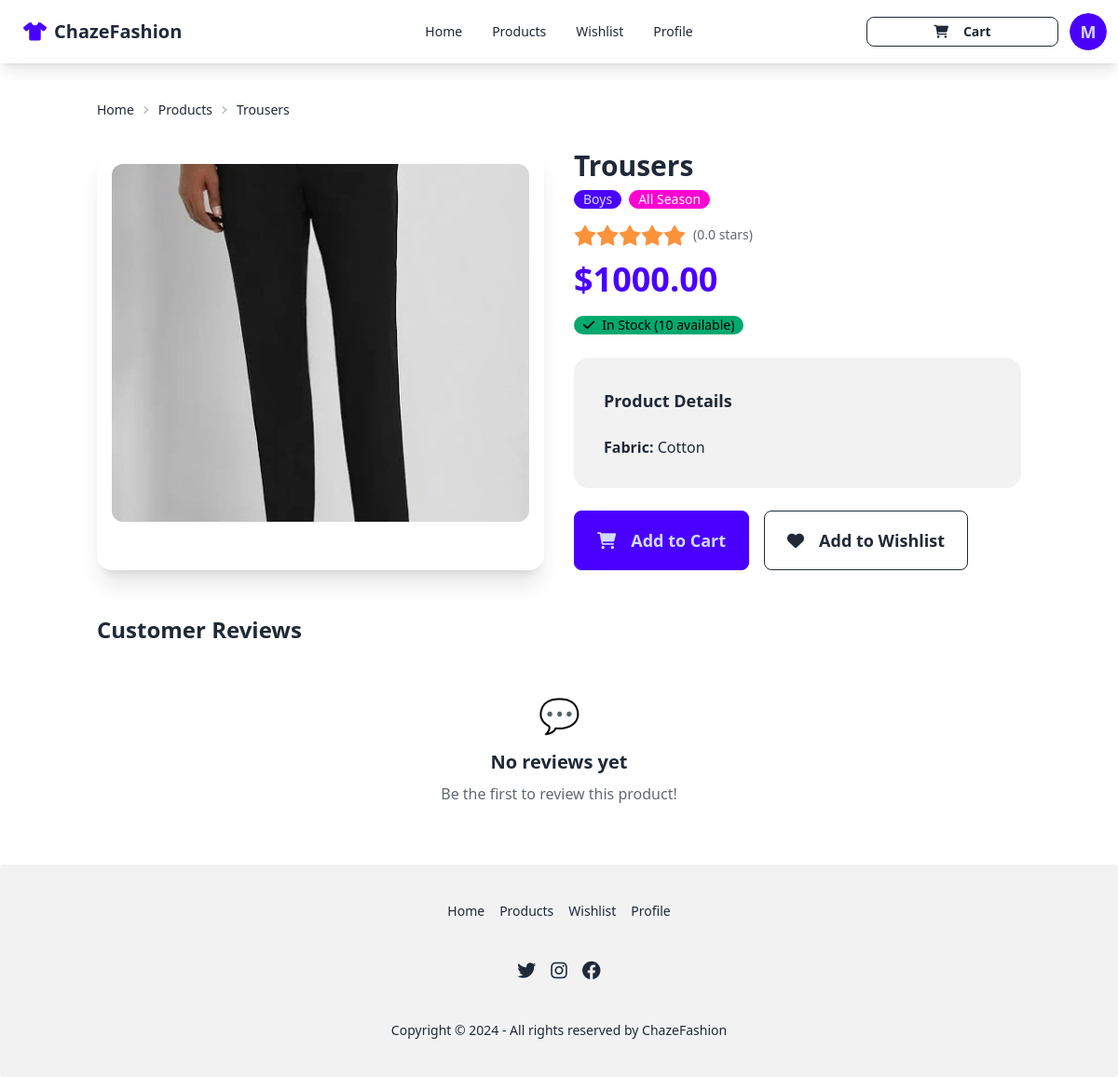
The page /product/1/ (signed in) on the database its author committed.
### catalog/models.py (models this page shows, shortened)
class Product(models.Model):
    CATEGORY_CHOICES = [
        ("Boys", "Boys"),
        ("Girls", "Girls"),
        ("Men", "Men"),
        ("Women", "Women"),
        ("Toddler", "Toddler"),
    ]
    SEASON_CHOICES = [
        ("Summer", "Summer"),
        ("Winter", "Winter"),
        ("All Season", "All Season"),
    ]
    pr_id = models.AutoField(primary_key=True)
    pr_cate = models.CharField(max_length=20, choices=CATEGORY_CHOICES)
    pr_name = models.CharField(max_length=100)
    pr_price = models.DecimalField(max_digits=10, decimal_places=2)
    pr_reviews = models.FloatField(default=0)
    pr_buy_quant = models.PositiveIntegerField(default=0)
    pr_stk_quant = models.PositiveIntegerField(default=0)
    pr_dimensions = models.CharField(max_length=100, blank=True)
    pr_weights = models.CharField(max_length=50, blank=True)
    pr_offers = models.CharField(max_length=100, blank=True)
    pr_images = models.ImageField(upload_to='product_images/', blank=True, null=True)
    pr_season = models.CharField(max_length=20, choices=SEASON_CHOICES, default="All Season")
    pr_fabric = models.CharField(max_length=50, blank=True)
    pr_texture = models.CharField(max_length=50, blank=True)
    pr_brand = models.CharField(max_length=50, blank=True)

### catalog/views.py (the view)
# urls.py: path('product/<int:product_id>/', views.product_detail, name='product_detail'),
def product_detail(request, product_id):
    product = get_object_or_404(Product, pr_id=product_id)
    reviews = product.review_set.all().order_by('-created_at')
    context = {
        'product': product,
        'reviews': reviews,
    }
    return render(request, 'catalog/product_detail.html', context)

### templates/catalog/product_detail.html (shortened to what this page needs)
{% extends 'base.html' %}
{% block content %}
<div class="container mx-auto">
    <div class="text-sm breadcrumbs mb-6">
        <ul>
            <li><a href="{% url 'home' %}">Home</a></li>
            <li><a href="{% url 'product_list' %}">Products</a></li>
            <li>{{ product.pr_name }}</li>
        </ul>
    </div>
    <div class="grid grid-cols-1 lg:grid-cols-2 gap-8">
        <div class="card bg-base-100 shadow-xl">
            <figure class="px-4 pt-4">
                {% if product.pr_images %}
                    <img src="{{ product.pr_images.url }}" alt="{{ product.pr_name }}"
                         class="rounded-xl w-full h-96 object-cover" />
                {% else %}
                    <div class="bg-base-300 rounded-xl w-full h-96 flex items-center justify-center">
                        <i class="fas fa-tshirt text-8xl text-base-content opacity-50"></i>
                    </div>
                {% endif %}
            </figure>
        </div>
        <div class="space-y-6">
            <div>
                <h1 class="text-3xl font-bold mb-2">{{ product.pr_name }}</h1>
                <div class="flex items-center gap-2 mb-4">
                    <span class="badge badge-primary">{{ product.pr_cate }}</span>
                    <span class="badge badge-secondary">{{ product.pr_season }}</span>
                </div>
                <div class="flex items-center gap-2 mb-4">
                    <div class="rating rating-md">
                        {% for i in "12345" %}
                            {% if forloop.counter <= product.pr_reviews %}
                                <input type="radio" name="rating" class="mask mask-star-2 bg-orange-400" checked disabled />
                            {% else %}
                                <input type="radio" name="rating" class="mask mask-star-2 bg-orange-400" disabled />
                            {% endif %}
                        {% endfor %}
                    </div>
                    <span class="text-sm text-base-content opacity-70">
                        ({{ product.pr_reviews }} stars)
                    </span>
                </div>
                <div class="text-4xl font-bold text-primary mb-4">
                    ${{ product.pr_price }}
                </div>
                <div class="mb-4">
                    {% if product.pr_stk_quant > 0 %}
                        <span class="badge badge-success gap-2">
                            <i class="fas fa-check"></i>
                            In Stock ({{ product.pr_stk_quant }} available)
                        </span>
                    {% else %}
                        <span class="badge badge-error gap-2">
                            <i class="fas fa-times"></i>
                            Out of Stock
                        </span>
                    {% endif %}
                </div>
            </div>
            <div class="card bg-base-200">
                <div class="card-body">
                    <h2 class="card-title text-lg mb-4">Product Details</h2>
                    <div class="grid grid-cols-1 md:grid-cols-2 gap-4">
                        {% if product.pr_fabric %}
                            <div>
                                <span class="font-semibold">Fabric:</span>
                                <span>{{ product.pr_fabric }}</span>
                            </div>
                        {% endif %}
                    </div>
                </div>
            </div>
            <div class="flex flex-wrap gap-4">
                {% if user.is_authenticated %}
                    {% if product.pr_stk_quant > 0 %}
                        <a href="{% url 'add_to_cart' product.pr_id %}" class="btn btn-primary btn-lg">
                            <i class="fas fa-shopping-cart mr-2"></i>
                            Add to Cart
                        </a>
                    {% endif %}
                    <a href="{% url 'add_to_wishlist' product.pr_id %}" class="btn btn-outline btn-lg">
                        <i class="fas fa-heart mr-2"></i>
                        Add to Wishlist
                    </a>
                {% else %}
                    <a href="{% url 'login' %}" class="btn btn-primary btn-lg">
                        <i class="fas fa-sign-in-alt mr-2"></i>
                        Login to Purchase
                    </a>
                {% endif %}
            </div>
        </div>
    </div>
    <div class="mt-12">
        <h2 class="text-2xl font-bold mb-6">Customer Reviews</h2>
        {% if reviews %}
            <div class="space-y-4">
                {% for review in reviews %}
                <div class="card bg-base-100 shadow-lg">
                    <div class="card-body">
                        <div class="flex items-center justify-between mb-2">
                            <div class="flex items-center gap-2">
                                <div class="avatar placeholder">
                                    <div class="bg-primary text-primary-content rounded-full w-8">
                                        <span class="text-xs">{{ review.user.username|first|upper }}</span>
                                    </div>
                                </div>
                                <span class="font-semibold">{{ review.user.username }}</span>
                            </div>
                            <div class="rating rating-sm">
                                {% for i in "12345" %}
                                    {% if forloop.counter <= review.rating %}
                                        <input type="radio" name="rating-{{ review.id }}"
                                               class="mask mask-star-2 bg-orange-400" checked disabled />
                                    {% else %}
                                        <input type="radio" name="rating-{{ review.id }}"
                                               class="mask mask-star-2 bg-orange-400" disabled />
                                    {% endif %}
                                {% endfor %}
                            </div>
                        </div>
                        {% if review.comment %}
                            <p class="text-base-content">{{ review.comment }}</p>
                        {% endif %}
                        <div class="text-xs text-base-content opacity-50 mt-2">
                            {{ review.created_at|date:"F j, Y" }}
                        </div>
                    </div>
                </div>
                {% endfor %}
            </div>
        {% else %}
            <div class="text-center py-8">
                <div class="text-4xl mb-4">💬</div>
                <h3 class="text-xl font-semibold mb-2">No reviews yet</h3>
                <p class="text-base-content opacity-70">Be the first to review this product!</p>
            </div>
        {% endif %}
    </div>
</div>
{% endblock %}

### templates/base.html (shortened to what this page needs)
<!DOCTYPE html>
<html lang="en" data-theme="light">
<head>
    <link href="https://cdn.jsdelivr.net/npm/daisyui@4.7.2/dist/full.min.css" rel="stylesheet" type="text/css" />
    <script src="https://cdn.tailwindcss.com"></script>
    <link rel="stylesheet" href="https://cdnjs.cloudflare.com/ajax/libs/font-awesome/6.0.0/css/all.min.css">
</head>
<body class="min-h-screen bg-base-100">
    <div class="navbar bg-base-100 shadow-lg">
        <div class="navbar-start">
            <a href="{% url 'home' %}" class="btn btn-ghost text-xl">
                <i class="fas fa-tshirt text-primary"></i>
                ChazeFashion
            </a>
        </div>
        <div class="navbar-center hidden lg:flex">
            <ul class="menu menu-horizontal px-1">
                <li><a href="{% url 'home' %}">Home</a></li>
                <li><a href="{% url 'product_list' %}">Products</a></li>
                {% if user.is_authenticated %}
                    <li><a href="{% url 'wishlist' %}">Wishlist</a></li>
                    <li><a href="{% url 'profile' %}">Profile</a></li>
                {% endif %}
            </ul>
        </div>
        <div class="navbar-end">
            {% if user.is_authenticated %}
<div class="navbar-end">
    <a href="{% url 'cart_detail' %}" class="btn btn-outline btn-sm mr-2 flex items-center">
        <i class="fas fa-shopping-cart"></i>
        <span class="ml-2">Cart</span>
    </a>
</div>
                <div class="dropdown dropdown-end">
                    <div tabindex="0" role="button" class="btn btn-ghost btn-circle avatar">
                        <div class="w-10 rounded-full">
                            {% if user.userprofile.avatar %}
                                <img src="{{ user.userprofile.avatar.url }}" alt="{{ user.username }}" />
                            {% else %}
                                <div class="bg-primary text-primary-content rounded-full w-10 h-10 flex items-center justify-center">
                                    <span class="text-lg font-bold">{{ user.username|first|upper }}</span>
                                </div>
                            {% endif %}
                        </div>
                    </div>
                </div>
            {% else %}
                <a href="{% url 'login' %}" class="btn btn-primary">Login</a>
                <a href="{% url 'signup' %}" class="btn btn-outline ml-2">Sign Up</a>
            {% endif %}
        </div>
    </div>
    <main class="container mx-auto px-4 py-8">
        {% block content %}
        {% endblock %}
    </main>
    <footer class="footer footer-center p-10 bg-base-200 text-base-content rounded">
        <nav class="grid grid-flow-col gap-4">
            <a href="{% url 'home' %}" class="link link-hover">Home</a>
            <a href="{% url 'product_list' %}" class="link link-hover">Products</a>
            {% if user.is_authenticated %}
                <a href="{% url 'wishlist' %}" class="link link-hover">Wishlist</a>
                <a href="{% url 'profile' %}" class="link link-hover">Profile</a>
            {% else %}
                <a href="{% url 'login' %}" class="link link-hover">Login</a>
                <a href="{% url 'signup' %}" class="link link-hover">Sign Up</a>
            {% endif %}
        </nav>
        <nav>
            <div class="grid grid-flow-col gap-4">
                <a href="#"><i class="fab fa-twitter text-xl"></i></a>
                <a href="#"><i class="fab fa-instagram text-xl"></i></a>
                <a href="#"><i class="fab fa-facebook text-xl"></i></a>
            </div>
        </nav>
        <aside>
            <p>Copyright © 2024 - All rights reserved by ChazeFashion</p>
        </aside>
    </footer>
</body>
</html>

### rows shown on the page
Product: pr_name "Trousers", pr_images (picture), pr_cate "Boys", pr_season "All Season", pr_reviews "0.0", pr_price "1000.00", pr_stk_quant "10", pr_fabric "Cotton"

### other values the page prints
{{ user.username|first|upper }} "M"
